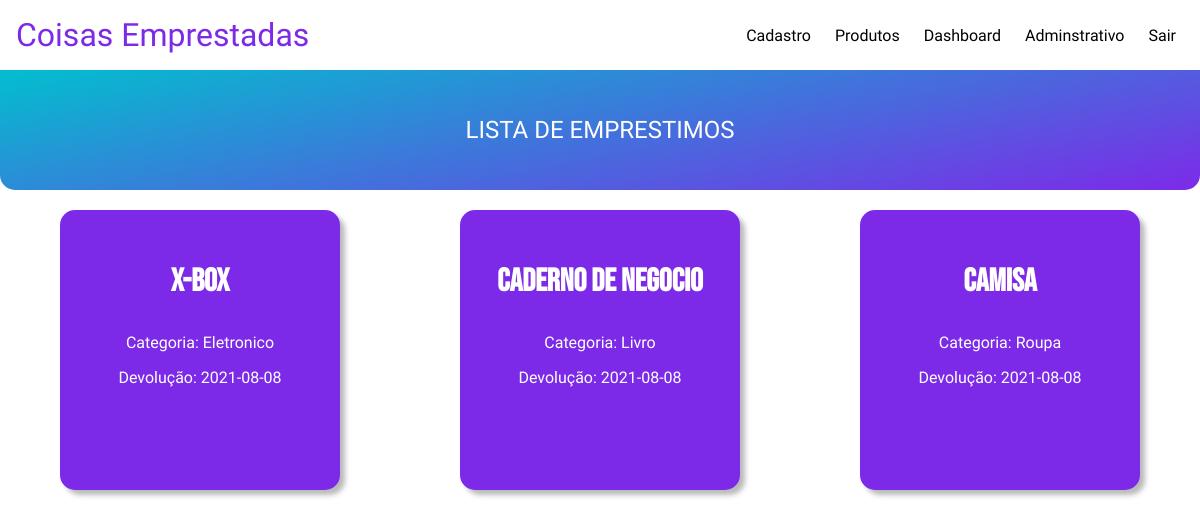
The app's page /home.php with its own data.
### tables this page shows
create table if not exists emprestimos(
	idRegistro int primary key auto_increment,
    dataDev date,
	idUsuario int,
    idProduto int,
    foreign key(idUsuario) references usuarios(idUsuario),
    foreign key(idProduto) references produtos(idProduto)
);

create table if not exists produtos(
	idProduto int primary key auto_increment,
    nomeProduto varchar(45),
    categoria varchar(45)
);

### home.php (the view, shortened to what this page needs)
<!DOCTYPE html>
<html lang="pt-br">
<head>
    <link rel="stylesheet" href="./css/style.css">
    <link rel="stylesheet" href="./css/animacoes.css">
</head>
<html>
<body>
    <main id="mainIndex">
        <header id="header">
            <a id="logo" href="./home.php">Coisas Emprestadas</a>
            <nav id="nav">
                <ul id="menu" role="menu">
                    <li><a href="./paginas/cadastro.php">Cadastro</a></li>
                    <li><a href="./paginas/produtos.php">Produtos</a></li>
                    <li><a href="./paginas/dashboard.php">Dashboard</a></li>
                    <li><a href="#">Adminstrativo</a></li>
                    <li><a href="./config/logout.php">Sair</a></li>
                </ul>
            </nav>
        </header>
        <p id="titulo-lista">LISTA DE EMPRESTIMOS</p>
        <section id="lista">
<?php
    include "./config/conexao.php";
    $sql = "SELECT nomeProduto, categoria, nomeUsuario, dataDev FROM produtos INNER JOIN emprestimos INNER JOIN usuarios WHERE emprestimos.idUsuario = usuarios.idUsuario and emprestimos.idProduto = produtos.idProduto ORDER BY emprestimos.idRegistro DESC";
    $sql_query = $mysqli->query($sql) or die("ERRO ao consultar " . $mysqli->error);
    if($sql_query->num_rows == 0) {
        echo "Nenhum resultado encontrado.";
    } else {
        while($dados = $sql_query->fetch_assoc()) {
            ?>
                <section class="item-lista">
                    <p class="titulo-produto-lista"><?php echo$dados['nomeProduto'] ?></p>
                    <div >
                        <p>Categoria: <?php echo$dados['categoria'] ?></p>
                        <p>Devolução: <?php echo$dados['dataDev'] ?></p>
                    </div>
                </section>
    <?php
        }
    };
?>
    </section>
</body>
</html>

### css/style.css (style rules this page uses)
:root { --cor0: #fefe00; --cor1: #FFFFFF; --cor2: #d1d1d1; --cor3: #01eefe; --cor4: #cfb9ff; --cor5: #000000; --cor6: #6035b8; --cor7: #7d2ae8; --cor8: #05bbcf; --cor9: linear-gradient(349deg, rgba(125,42,232,1) 0%, rgba(5,187,207,1) 98%); --fonte-padrao: 'Maven Pro', sans-serif; --fonte-titulo: 'Bebas Neue', cursive; --fonte-logo: 'Kaushan Script', cursive; --fonte-destaque: 'Anton', sans-serif; --fonte-destaque2: 'Londrina Solid', cursive; }
body { font-family: var(--fonte-padrao); background-color: var(--cor1); }
body, ul { margin: 0px; padding: 0px; }
a { color: var(--cor1); text-decoration: none; font-family: sans-serif; }
#header { box-sizing: border-box; height: 70px; padding: 1rem; display: flex; align-items: center; justify-content: space-between; background: var(--cor1); box-shadow: 0px 2px 0px #6135b827; }
#menu { display: flex; list-style: none; gap: .5rem; }
#menu a { display: block; padding: .5rem; font-family: var(--fonte-padrao); color: var(--cor5); }
#logo { font-family: var(--fonte-destaque2); font-size: 2rem; color: var(--cor7); }
#lista { display: flex; flex-wrap: wrap; justify-content: space-around; padding-top: -10px; }
.item-lista { display: inline-block; justify-content: space-between; width: 20vw; height: 30vh; min-height: 120px; padding: 20px; margin: auto; background-color: var(--cor7); margin: 20px; border-radius: 15px; box-shadow: 5px 5px 5px rgba(75, 75, 75, 0.385); font-family: var(--fonte-padrao); text-align: center; color: var(--cor1); }
#titulo-lista { display: flex; justify-content: center; align-items: center; margin: auto; color: var(--cor1); font-size: 1.5rem; width: 100vw; height: 15vh; background: var(--cor9); border-radius: 0px 0px 15px 15px; }
.titulo-produto-lista { font-size: 2rem; font-weight: bold; font-family: var(--fonte-titulo); }

### records on screen
emprestimos: idProduto.nomeProduto "X-box", idProduto.categoria "Eletronico", dataDev "2021-08-08"
emprestimos: idProduto.nomeProduto "Caderno de Negocio", idProduto.categoria "Livro", dataDev "2021-08-08"
emprestimos: idProduto.nomeProduto "Camisa", idProduto.categoria "Roupa", dataDev "2021-08-08"
